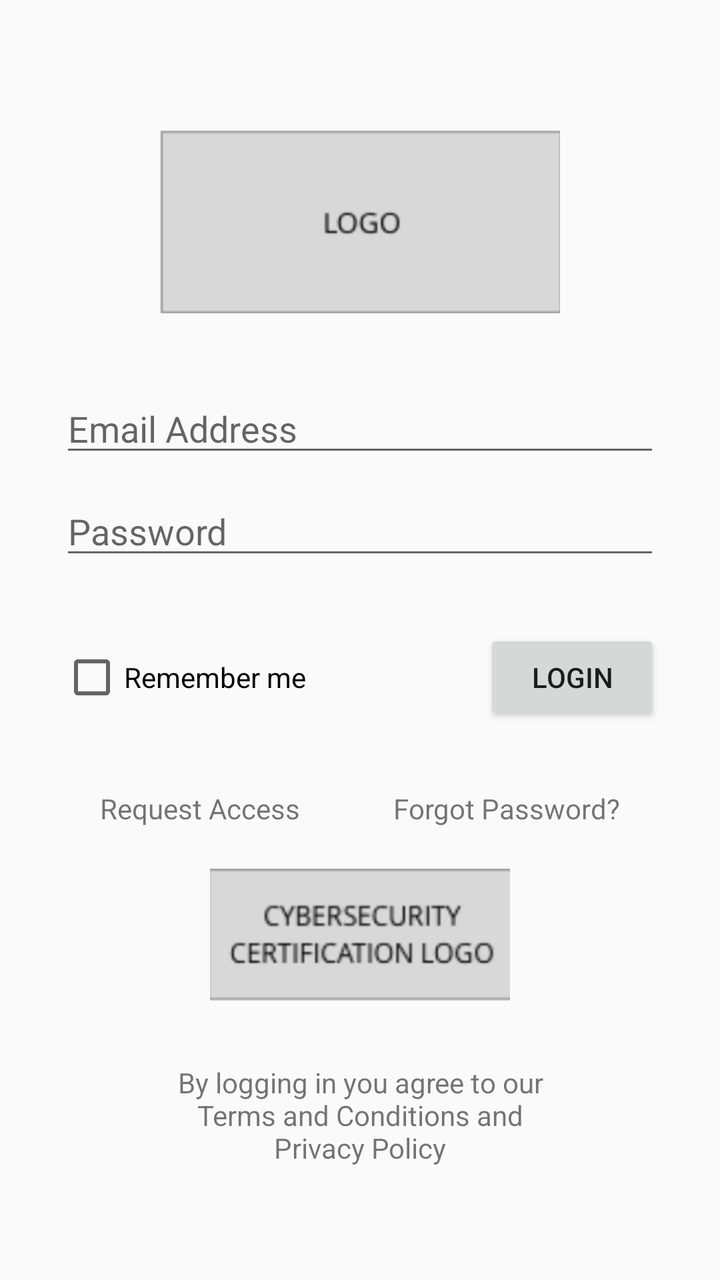
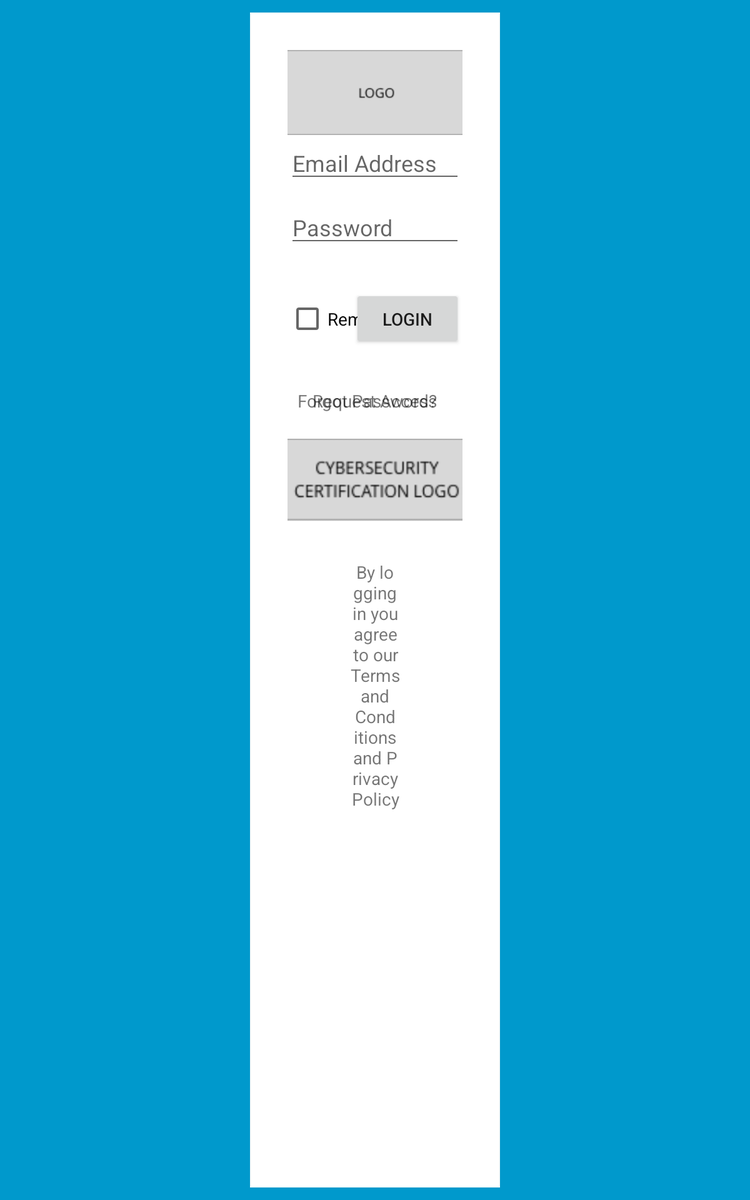

An Android layout and its configuration variant, each rendered on a device that would load it. The default file and the variant file are quoted in full after the pictures.
<!-- AndroidManifest.xml: application theme AppTheme -->
<!-- res/layout/login_activity.xml -->
<?xml version="1.0" encoding="utf-8"?>
<android.support.constraint.ConstraintLayout xmlns:android="http://schemas.android.com/apk/res/android"
    xmlns:app="http://schemas.android.com/apk/res-auto"
    xmlns:tools="http://schemas.android.com/tools"
    android:layout_width="match_parent"
    android:layout_height="match_parent"
    android:padding="30dp"
    tools:context=".Activities.LoginActivity">

    <ImageView
        android:id="@+id/logoIV"
        android:layout_width="200dp"
        android:layout_height="wrap_content"
        app:layout_constraintLeft_toLeftOf="@id/usernameTV"
        app:layout_constraintRight_toRightOf="@id/usernameTV"
        app:layout_constraintTop_toTopOf="parent"
        app:srcCompat="@drawable/logo"
        android:contentDescription="@string/image_view_desc"/>

    <EditText
        android:id="@+id/usernameTV"
        android:layout_width="0dp"
        android:layout_height="wrap_content"
        android:ems="11"
        android:hint="Email Address"
        android:inputType="textEmailAddress"
        app:layout_constraintTop_toBottomOf="@id/logoIV"
        app:layout_constraintLeft_toLeftOf="parent"
        app:layout_constraintRight_toRightOf="parent" />

    <android.support.constraint.ConstraintLayout
        xmlns:android="http://schemas.android.com/apk/res/android"
        xmlns:app="http://schemas.android.com/apk/res-auto"
        xmlns:tools="http://schemas.android.com/tools"
        android:layout_width="0dp"
        android:layout_height="wrap_content"
        android:id="@+id/enterUsernameError"
        app:layout_constraintLeft_toLeftOf="@+id/usernameTV"
        app:layout_constraintRight_toRightOf="@+id/usernameTV"
        app:layout_constraintTop_toBottomOf="@+id/usernameTV"
        app:layout_constraintBottom_toTopOf="@+id/passwordTV"
        android:visibility="invisible">
        <TextView
            android:layout_width="wrap_content"
            android:layout_height="wrap_content"
            app:layout_constraintLeft_toLeftOf="parent"
            android:layout_marginStart="10dp"
            android:text="@string/email_required"
            android:textColor="@android:color/holo_red_dark"/>
        <ImageView
            android:layout_width="wrap_content"
            android:layout_height="wrap_content"
            android:src="@drawable/ic_report_problem_red_24dp"
            app:layout_constraintRight_toRightOf="parent"
            />

    </android.support.constraint.ConstraintLayout>
    <EditText
        android:id="@+id/passwordTV"
        android:layout_width="0dp"
        android:layout_height="wrap_content"
        android:ems="10"
        android:hint="Password"
        android:inputType="textPassword"
        app:layout_constraintLeft_toLeftOf="parent"
        app:layout_constraintRight_toRightOf="parent"
        app:layout_constraintTop_toBottomOf="@id/usernameTV"
        android:layout_marginTop="10dp" />

    <android.support.constraint.ConstraintLayout
        xmlns:android="http://schemas.android.com/apk/res/android"
        xmlns:app="http://schemas.android.com/apk/res-auto"
        xmlns:tools="http://schemas.android.com/tools"
        android:layout_width="0dp"
        android:layout_height="wrap_content"
        android:id="@+id/enterPasswordError"
        app:layout_constraintLeft_toLeftOf="@+id/usernameTV"
        app:layout_constraintRight_toRightOf="@+id/usernameTV"
        app:layout_constraintTop_toBottomOf="@+id/passwordTV"
        android:visibility="invisible">
        <TextView
            android:layout_width="wrap_content"
            android:layout_height="wrap_content"
            app:layout_constraintLeft_toLeftOf="parent"
            android:layout_marginStart="10dp"
            android:text="@string/password_required"
            android:textColor="@android:color/holo_red_dark"/>
        <ImageView
            android:layout_width="wrap_content"
            android:layout_height="wrap_content"
            android:src="@drawable/ic_report_problem_red_24dp"
            app:layout_constraintRight_toRightOf="parent"
            />

    </android.support.constraint.ConstraintLayout>

    <CheckBox
        android:id="@+id/rememberCB"
        android:layout_width="wrap_content"
        android:layout_height="wrap_content"
        android:text="Remember me"
        app:layout_constraintLeft_toLeftOf="@id/passwordTV"
        app:layout_constraintTop_toBottomOf="@id/passwordTV"
        android:layout_marginTop="30dp"
        app:layout_constraintBottom_toBottomOf="@id/submitBtn"
        />

    <Button
        android:id="@+id/submitBtn"
        android:layout_width="wrap_content"
        android:layout_height="wrap_content"
        android:text="LOGIN"
        app:layout_constraintRight_toRightOf="@id/passwordTV"
        android:layout_marginTop="30dp"
        app:layout_constraintTop_toBottomOf="@id/passwordTV"/>

    <TextView
        android:id="@+id/textView"
        android:layout_width="wrap_content"
        android:layout_height="wrap_content"
        android:text="Request Access"
        app:layout_constraintTop_toBottomOf="@id/rememberCB"
        android:layout_marginTop="40dp"
        android:layout_marginStart="20dp"
        app:layout_constraintLeft_toLeftOf="@id/passwordTV"/>

    <TextView
        android:id="@+id/textView2"
        android:layout_width="wrap_content"
        android:layout_height="wrap_content"
        android:text="Forgot Password?"
        android:layout_marginEnd="20dp"
        app:layout_constraintTop_toTopOf="@id/textView"
        app:layout_constraintRight_toRightOf="@id/submitBtn"
        />

    <ImageView
        android:id="@+id/certificateLogoIV"
        android:layout_width="150dp"
        android:layout_height="wrap_content"
        app:layout_constraintLeft_toLeftOf="@id/logoIV"
        app:layout_constraintRight_toRightOf="@id/logoIV"
        app:srcCompat="@drawable/certification_logo"
        app:layout_constraintTop_toBottomOf="@id/textView"
        android:layout_marginStart="20dp"
        android:layout_marginEnd="20dp"/>

    <TextView
        android:id="@+id/footer"
        android:layout_width="0dp"
        android:layout_height="wrap_content"
        android:text="By logging in you agree to our Terms and Conditions and Privacy Policy"
        android:gravity="center"
        android:layout_marginRight="50dp"
        android:layout_marginLeft="50dp"
        app:layout_constraintLeft_toLeftOf="parent"
        app:layout_constraintRight_toRightOf="parent"
        app:layout_constraintTop_toBottomOf="@id/certificateLogoIV"
        android:layout_marginTop="10dp"/>
</android.support.constraint.ConstraintLayout>
<!-- resources referenced by this layout -->
<resources>
  <!-- drawable certification_logo: png bitmap (drawable, 13648 bytes) -->
  <!-- drawable ic_report_problem_red_24dp (drawable) -->
  <vector xmlns:android="http://schemas.android.com/apk/res/android"
          android:width="24dp"
          android:height="24dp"
          android:viewportWidth="24.0"
          android:viewportHeight="24.0">
      <path
          android:fillColor="#FFF00000"
          android:pathData="M1,21h22L12,2 1,21zM13,18h-2v-2h2v2zM13,14h-2v-4h2v4z"/>
  </vector>
  <!-- drawable logo: png bitmap (drawable, 8506 bytes) -->
  <string name="email_required">Email Required</string>
  <string name="image_view_desc">Image</string>
  <string name="password_required">Password Required</string>
  <style name="AppTheme" parent="Theme.AppCompat.Light">
          
          <item name="colorPrimary">@color/colorPrimary</item>
          <item name="colorPrimaryDark">@color/colorPrimaryDark</item>
          <item name="colorAccent">@color/colorAccent</item>
          <item name="windowNoTitle">true</item>
          <item name="windowActionBar">true</item>
      </style>
</resources>
<!-- res/layout-sw600dp/login_activity.xml (the repository's variant of the layout above) -->
<!-- drawn on a 7-inch tablet held upright -->
<?xml version="1.0" encoding="utf-8"?>
<android.support.constraint.ConstraintLayout xmlns:android="http://schemas.android.com/apk/res/android"
    xmlns:app="http://schemas.android.com/apk/res-auto"
    xmlns:tools="http://schemas.android.com/tools"
    android:layout_width="match_parent"
    android:layout_height="match_parent"
    android:background="@android:color/holo_blue_dark">

    <android.support.constraint.ConstraintLayout
        android:layout_width="0dp"
        android:layout_height="0dp"
        android:layout_marginBottom="10dp"
        android:layout_marginLeft="200dp"
        android:layout_marginRight="200dp"
        android:layout_marginTop="10dp"
        android:background="@drawable/border"
        android:padding="30dp"
        app:layout_constraintBottom_toBottomOf="parent"
        app:layout_constraintLeft_toLeftOf="parent"
        app:layout_constraintRight_toRightOf="parent"
        app:layout_constraintTop_toTopOf="parent"
        tools:context=".Activities.LoginActivity">

        <ImageView
            android:id="@+id/logoIV"
            android:layout_width="150dp"
            android:layout_height="wrap_content"
            android:adjustViewBounds="true"
            android:contentDescription="@string/image_view_desc"
            app:layout_constraintLeft_toLeftOf="@id/usernameTV"
            app:layout_constraintRight_toRightOf="@id/usernameTV"
            app:layout_constraintTop_toTopOf="parent"
            app:srcCompat="@drawable/logo" />

        <EditText
            android:id="@+id/usernameTV"
            android:layout_width="0dp"
            android:layout_height="wrap_content"
            android:ems="11"
            android:hint="Email Address"
            android:inputType="textEmailAddress"
            app:layout_constraintLeft_toLeftOf="parent"
            app:layout_constraintRight_toRightOf="parent"
            app:layout_constraintTop_toBottomOf="@id/logoIV" />

        <android.support.constraint.ConstraintLayout xmlns:android="http://schemas.android.com/apk/res/android"
            xmlns:app="http://schemas.android.com/apk/res-auto"
            xmlns:tools="http://schemas.android.com/tools"
            android:id="@+id/enterUsernameError"
            android:layout_width="0dp"
            android:layout_height="wrap_content"
            android:visibility="invisible"
            app:layout_constraintBottom_toTopOf="@+id/passwordTV"
            app:layout_constraintLeft_toLeftOf="@+id/usernameTV"
            app:layout_constraintRight_toRightOf="@+id/usernameTV"
            app:layout_constraintTop_toBottomOf="@+id/usernameTV">

            <TextView
                android:layout_width="wrap_content"
                android:layout_height="wrap_content"
                android:layout_marginStart="10dp"
                android:text="@string/email_required"
                android:textColor="@android:color/holo_red_dark"
                app:layout_constraintLeft_toLeftOf="parent" />

            <ImageView
                android:layout_width="wrap_content"
                android:layout_height="wrap_content"
                android:src="@drawable/ic_report_problem_red_24dp"
                app:layout_constraintRight_toRightOf="parent" />

        </android.support.constraint.ConstraintLayout>

        <EditText
            android:id="@+id/passwordTV"
            android:layout_width="0dp"
            android:layout_height="wrap_content"
            android:layout_marginTop="10dp"
            android:ems="10"
            android:hint="Password"
            android:inputType="textPassword"
            app:layout_constraintLeft_toLeftOf="parent"
            app:layout_constraintRight_toRightOf="parent"
            app:layout_constraintTop_toBottomOf="@id/usernameTV" />

        <android.support.constraint.ConstraintLayout xmlns:android="http://schemas.android.com/apk/res/android"
            xmlns:app="http://schemas.android.com/apk/res-auto"
            xmlns:tools="http://schemas.android.com/tools"
            android:id="@+id/enterPasswordError"
            android:layout_width="0dp"
            android:layout_height="wrap_content"
            android:visibility="invisible"
            app:layout_constraintLeft_toLeftOf="@+id/usernameTV"
            app:layout_constraintRight_toRightOf="@+id/usernameTV"
            app:layout_constraintTop_toBottomOf="@+id/passwordTV">

            <TextView
                android:layout_width="wrap_content"
                android:layout_height="wrap_content"
                android:layout_marginStart="10dp"
                android:text="@string/password_required"
                android:textColor="@android:color/holo_red_dark"
                app:layout_constraintLeft_toLeftOf="parent" />

            <ImageView
                android:layout_width="wrap_content"
                android:layout_height="wrap_content"
                android:src="@drawable/ic_report_problem_red_24dp"
                app:layout_constraintRight_toRightOf="parent" />

        </android.support.constraint.ConstraintLayout>

        <CheckBox
            android:id="@+id/rememberCB"
            android:layout_width="wrap_content"
            android:layout_height="wrap_content"
            android:layout_marginTop="30dp"
            android:text="Remember me"
            app:layout_constraintBottom_toBottomOf="@id/submitBtn"
            app:layout_constraintLeft_toLeftOf="@id/passwordTV"
            app:layout_constraintTop_toBottomOf="@id/passwordTV" />

        <Button
            android:id="@+id/submitBtn"
            android:layout_width="wrap_content"
            android:layout_height="wrap_content"
            android:layout_marginTop="30dp"
            android:text="LOGIN"
            app:layout_constraintRight_toRightOf="@id/passwordTV"
            app:layout_constraintTop_toBottomOf="@id/passwordTV" />

        <TextView
            android:id="@+id/textView"
            android:layout_width="wrap_content"
            android:layout_height="wrap_content"
            android:layout_marginStart="20dp"
            android:layout_marginTop="40dp"
            android:text="Request Access"
            app:layout_constraintLeft_toLeftOf="@id/passwordTV"
            app:layout_constraintTop_toBottomOf="@id/rememberCB" />

        <TextView
            android:id="@+id/textView2"
            android:layout_width="wrap_content"
            android:layout_height="wrap_content"
            android:layout_marginEnd="20dp"
            android:text="Forgot Password?"
            app:layout_constraintRight_toRightOf="@id/submitBtn"
            app:layout_constraintTop_toTopOf="@id/textView" />

        <ImageView
            android:id="@+id/certificateLogoIV"
            android:layout_width="150dp"
            android:layout_height="wrap_content"
            android:layout_marginEnd="20dp"
            android:layout_marginStart="20dp"
            app:layout_constraintLeft_toLeftOf="@id/logoIV"
            app:layout_constraintRight_toRightOf="@id/logoIV"
            app:layout_constraintTop_toBottomOf="@id/textView"
            app:srcCompat="@drawable/certification_logo" />

        <TextView
            android:id="@+id/footer"
            android:layout_width="0dp"
            android:layout_height="wrap_content"
            android:layout_marginLeft="50dp"
            android:layout_marginRight="50dp"
            android:layout_marginTop="10dp"
            android:gravity="center"
            android:text="By logging in you agree to our Terms and Conditions and Privacy Policy"
            app:layout_constraintLeft_toLeftOf="parent"
            app:layout_constraintRight_toRightOf="parent"
            app:layout_constraintTop_toBottomOf="@id/certificateLogoIV" />

    </android.support.constraint.ConstraintLayout>


</android.support.constraint.ConstraintLayout>
<!-- resources referenced by the variant -->
<!-- as a 7-inch tablet held upright resolves them -->
<resources>
  <!-- drawable border (drawable) -->
  <?xml version="1.0" encoding="utf-8"?>
  <layer-list xmlns:android="http://schemas.android.com/apk/res/android">
      <item>
          <shape android:shape="rectangle">
              <solid android:color="#F7F8F8" />
          </shape>
      </item>
      <item android:left="1dp" android:right="1dp"  android:top="1dp" android:bottom="1dp">
          <shape android:shape="rectangle">
              <solid android:color="#FFFFFF" />
          </shape>
      </item>
  </layer-list>
  <!-- drawable certification_logo: png bitmap (drawable, 13648 bytes) -->
  <!-- drawable ic_report_problem_red_24dp (drawable) -->
  <vector xmlns:android="http://schemas.android.com/apk/res/android"
          android:width="24dp"
          android:height="24dp"
          android:viewportWidth="24.0"
          android:viewportHeight="24.0">
      <path
          android:fillColor="#FFF00000"
          android:pathData="M1,21h22L12,2 1,21zM13,18h-2v-2h2v2zM13,14h-2v-4h2v4z"/>
  </vector>
  <!-- drawable logo: png bitmap (drawable, 8506 bytes) -->
  <string name="email_required">Email Required</string>
  <string name="image_view_desc">Image</string>
  <string name="password_required">Password Required</string>
  <style name="AppTheme" parent="Theme.AppCompat.Light">
          
          <item name="colorPrimary">@color/colorPrimary</item>
          <item name="colorPrimaryDark">@color/colorPrimaryDark</item>
          <item name="colorAccent">@color/colorAccent</item>
          <item name="windowNoTitle">true</item>
          <item name="windowActionBar">true</item>
      </style>
</resources>
